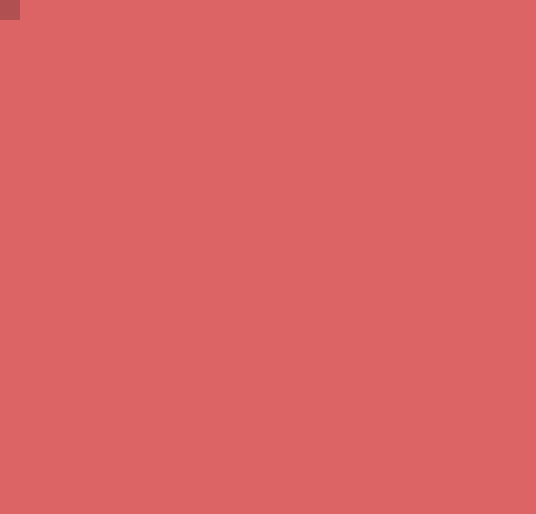
Frame 1 (no input)
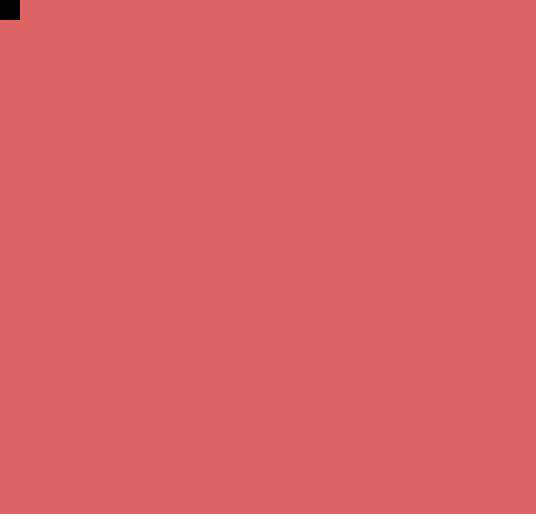
Frame 60 (no input)
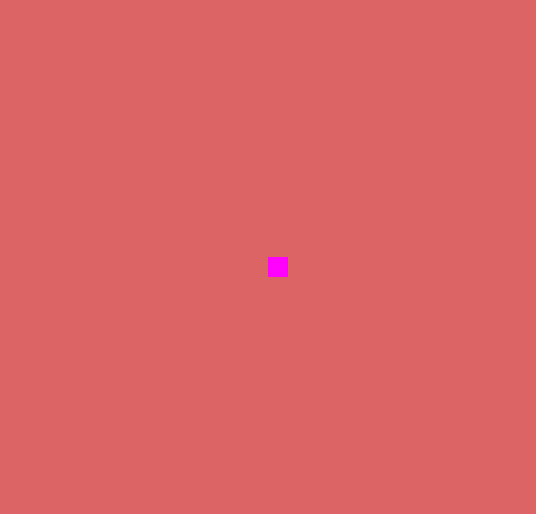
Frame 120 (the mouse pressed at the canvas centre since frame 60)

The p5.js sketch that drew these frames (run headless with seeded random() and noise() and a simulated clock; from frame 60 on, the mouse is pressed at the canvas centre):

// p5.js sketch
// ── sketch.js
var opaqueness=50;
function setup() { 
  createCanvas(536, 514);
  background(220,100,100);
} 

function draw() { 

  noStroke();
  fill(mouseY,0,mouseX,opaqueness);  //value of mousey, 255, value of mousex, opaqueness
  rect(mouseX,mouseY,20, 20);
 // console.log (mouseX);
 // console.log(mouseY);
  
}

function mousePressed(){
  background(220, 100, 100);  //function called at anytime independently renew bground
}
